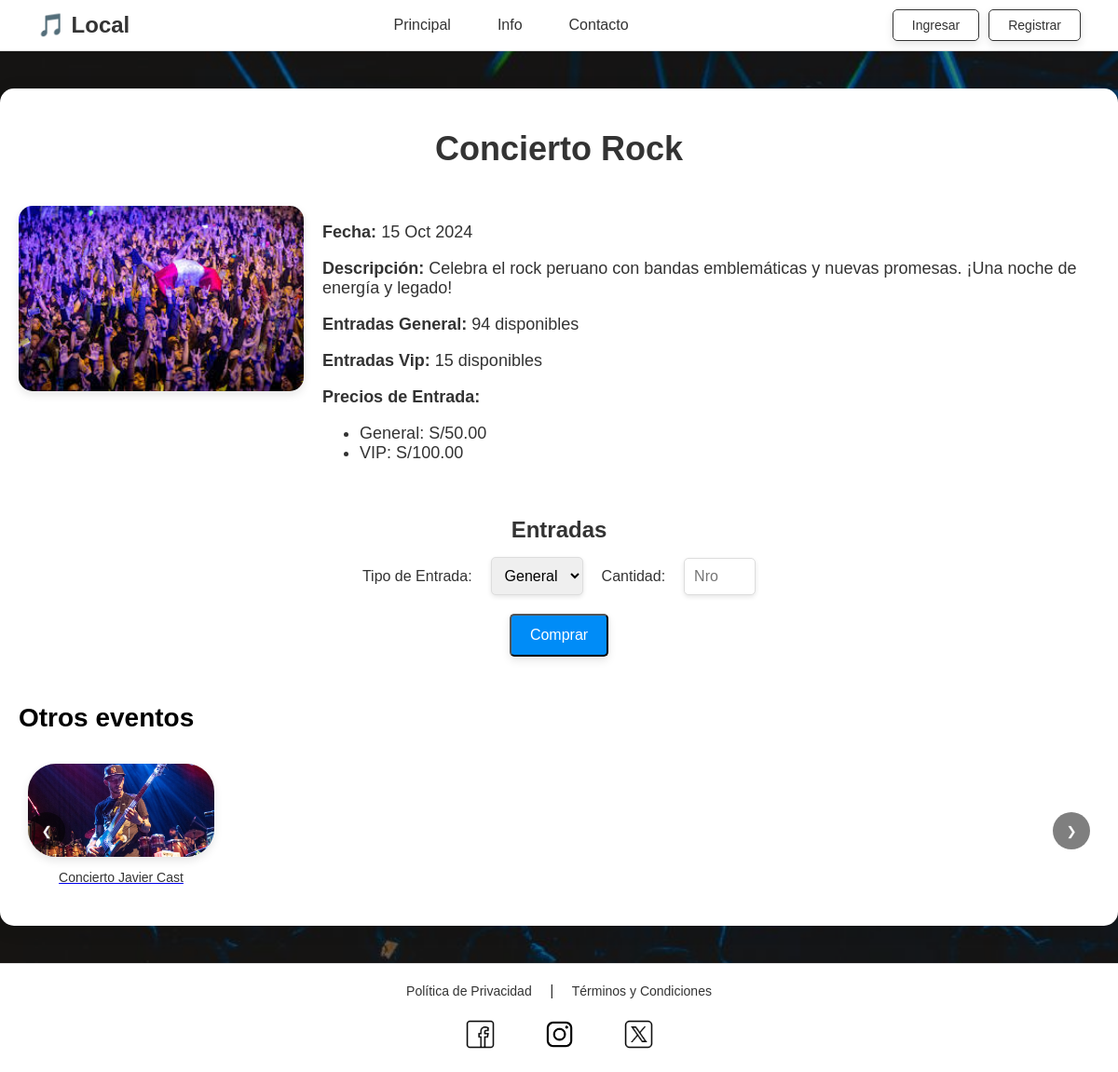
Before: /eventos/evento.php?id=1 with the older database file.
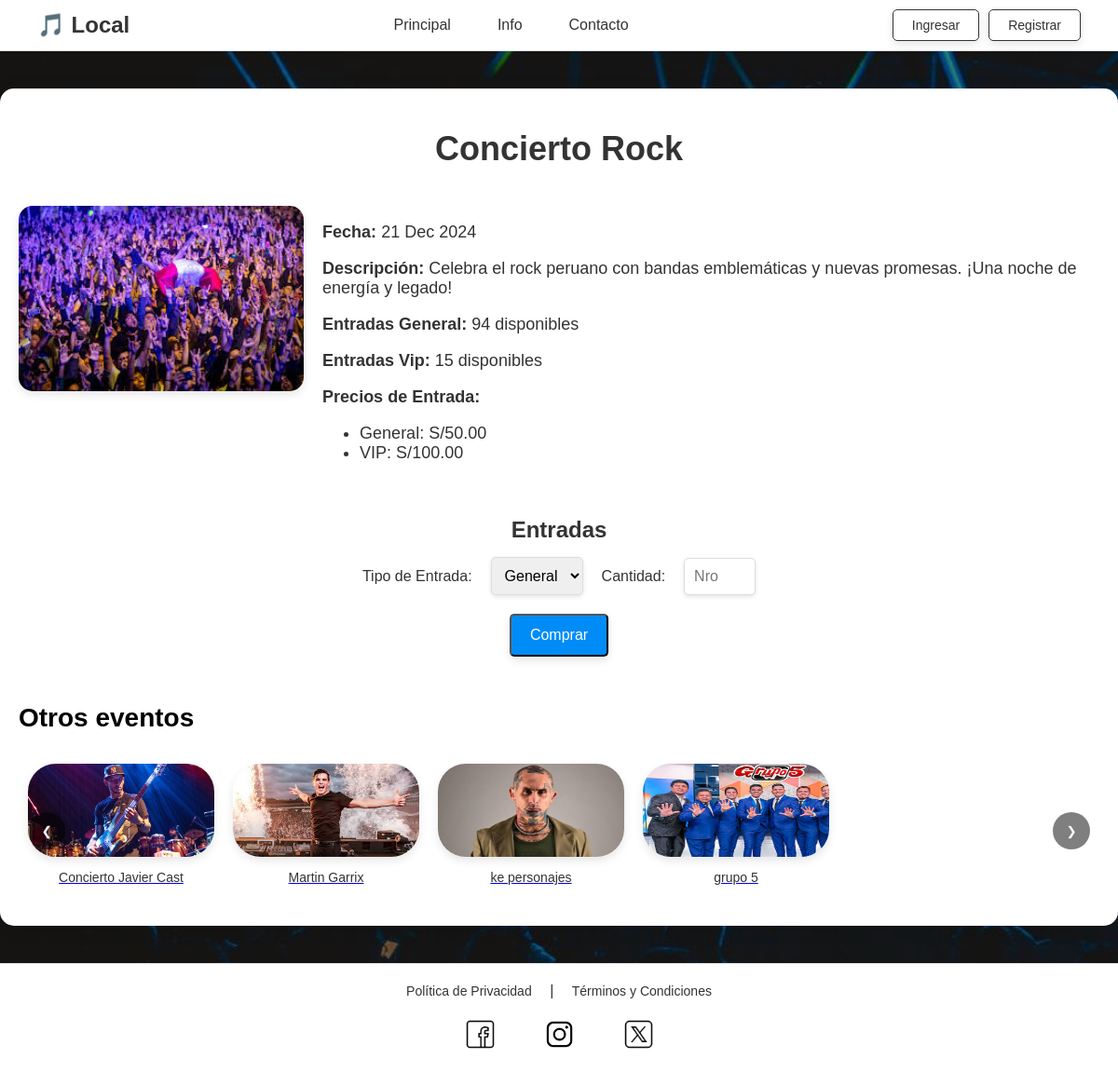
After: the same page with the newer database file.
### tables this page shows
CREATE TABLE `evento` (
  `idEvento` int(11) NOT NULL,
  `nombreEvento` varchar(150) NOT NULL,
  `descripcionEvento` text DEFAULT NULL,
  `fechahoraEvento` datetime NOT NULL,
  `categoriaEvento` varchar(50) DEFAULT NULL,
  `capacidadEvento` int(11) NOT NULL,
  `entradasGeneralEvento` int(11) NOT NULL,
  `entradasVipEvento` int(11) NOT NULL,
  `imagenEvento` varchar(255) DEFAULT NULL
);

CREATE TABLE `entrada` (
  `idEntrada` int(11) NOT NULL,
  `idEvento` int(11) NOT NULL,
  `tipoEntrada` varchar(50) NOT NULL,
  `costoEntrada` decimal(10,2) NOT NULL
);

### eventos/evento.php (the view, shortened to what the changed rows need)
<?php
include '../conexion.php';
$idEvento = isset($_GET['id']) ? intval($_GET['id']) : 0;
$sqlOtrosEventos = "SELECT IdEvento, nombreEvento, imagenEvento FROM evento WHERE IdEvento != ? LIMIT 5";
$stmtOtrosEventos = $conn->prepare($sqlOtrosEventos);
$stmtOtrosEventos->bind_param("i", $idEvento);
$stmtOtrosEventos->execute();
$resultOtrosEventos = $stmtOtrosEventos->get_result();
$otrosEventos = [];
while ($evento = $resultOtrosEventos->fetch_assoc()) {
    $otrosEventos[] = $evento;
}
$sql = "SELECT nombreEvento, descripcionEvento, fechahoraevento, imagenEvento,
               entradasGeneralEvento, entradasVipEvento,
               (entradasGeneralEvento + entradasVipEvento) AS entradasDisponiblesEvento
        FROM evento
        WHERE IdEvento = ?";
$stmt = $conn->prepare($sql);
$stmt->bind_param("i", $idEvento);
$stmt->execute();
$result = $stmt->get_result();
if ($result->num_rows > 0) {
    $evento = $result->fetch_assoc();
} else {
    echo "<p>Evento no encontrado.</p>";
    exit;
}
$sqlEntradas = "SELECT tipoEntrada, costoEntrada FROM entrada WHERE IdEvento = ?";
$stmtEntradas = $conn->prepare($sqlEntradas);
$stmtEntradas->bind_param("i", $idEvento);
$stmtEntradas->execute();
$resultEntradas = $stmtEntradas->get_result();
$entradas = [];
while ($entrada = $resultEntradas->fetch_assoc()) {
    $entradas[] = $entrada;
}
?>
<!DOCTYPE html>
<html lang="es">
<head>
</head>
<body>
<div class="wrapper">
    <div class="container">
        <h1><?php echo htmlspecialchars($evento['nombreEvento']); ?></h1>
        <div class="event-details">
            <img src="<?php echo htmlspecialchars($evento['imagenEvento']); ?>" alt="Evento <?php echo htmlspecialchars($evento['nombreEvento']); ?>">
            <div class="event-info">
                <p><strong>Fecha:</strong> <?php echo date('d M Y', strtotime($evento['fechahoraevento'])); ?></p>
                <p><strong>Descripción:</strong> <?php echo htmlspecialchars($evento['descripcionEvento']); ?></p>
                <p><strong>Entradas General:</strong> <?php echo htmlspecialchars($evento['entradasGeneralEvento']); ?> disponibles</p>
                <p><strong>Entradas Vip:</strong> <?php echo htmlspecialchars($evento['entradasVipEvento']); ?> disponibles</p>
                <p><strong>Precios de Entrada:</strong></p>
                <ul>
                    <?php foreach ($entradas as $entrada): ?>
                        <li><?php echo htmlspecialchars($entrada['tipoEntrada']) . ": S/" . number_format($entrada['costoEntrada'], 2); ?></li>
                    <?php endforeach; ?>
                </ul>
            </div>
        </div>
        <div class="entry-section">
            <form action="../pasarela.php" method="POST">
            </form>
        </div>
        <div class="other-events-section">
    <h2>Otros eventos</h2>
    <div class="carousel-container">
        <div class="carousel">
            <?php foreach ($otrosEventos as $evento): ?>
                <div class="carousel-item">
                    <a href="evento.php?id=<?php echo htmlspecialchars($evento['IdEvento']); ?>">
                        <img src="<?php echo htmlspecialchars($evento['imagenEvento']); ?>" alt="Evento <?php echo htmlspecialchars($evento['nombreEvento']); ?>">
                        <p><?php echo htmlspecialchars($evento['nombreEvento']); ?></p>
                    </a>
                </div>
            <?php endforeach; ?>
        </div>
    </div>
</div>
    </div>
</div>
</body>
</html>

Changed rows visible on the page:
changed evento "Concierto Rock": fechahoraEvento "15 Oct 2024" → "21 Dec 2024"
added evento: imagenEvento (picture), nombreEvento "Martin Garrix"
added evento: imagenEvento (picture), nombreEvento "ke personajes"
added evento: imagenEvento (picture), nombreEvento "grupo 5"
